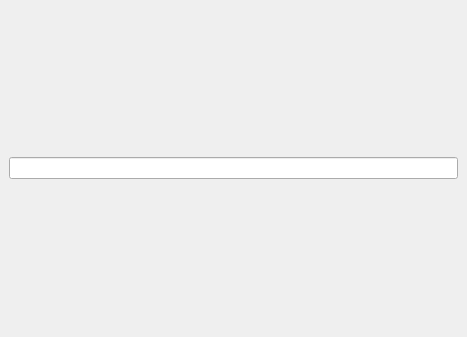
<?xml version="1.0" encoding="UTF-8"?>
<ui version="4.0">
 <class>MainWindow</class>
 <widget class="QMainWindow" name="MainWindow">
  <property name="geometry">
   <rect>
    <x>0</x>
    <y>0</y>
    <width>467</width>
    <height>337</height>
   </rect>
  </property>
  <property name="windowTitle">
   <string>MainWindow</string>
  </property>
  <widget class="QWidget" name="centralwidget">
   <layout class="QHBoxLayout" name="horizontalLayout">
    <item>
     <widget class="MyLineEdit" name="lineEdit"/>
    </item>
   </layout>
  </widget>
 </widget>
 <customwidgets>
  <customwidget>
   <class>MyLineEdit</class>
   <extends>QLineEdit</extends>
   <header>./tool/mylineedit/mylineedit.h</header>
  </customwidget>
 </customwidgets>
 <resources/>
 <connections/>
</ui>
